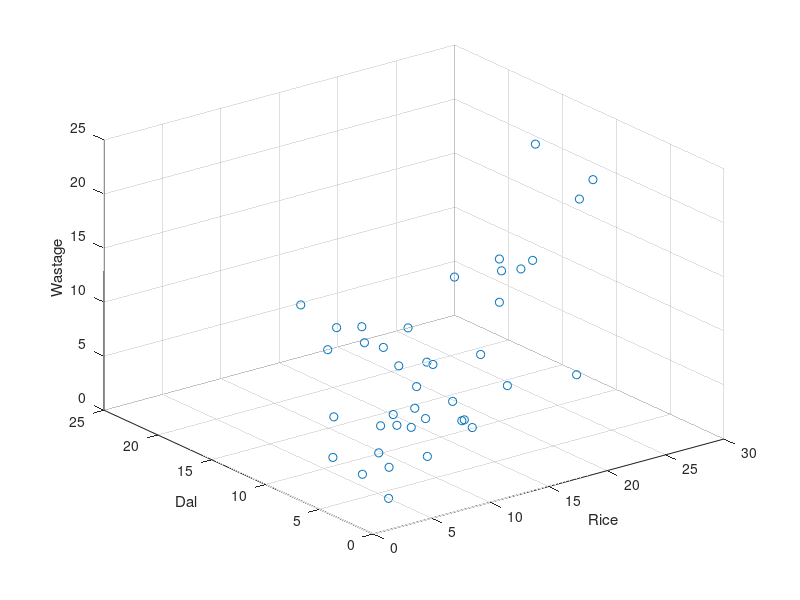

Write MATLAB code to recreate this figure. (Note: this script raises an error after producing the figure.)
% Student Prediction using rice and dal data
% 3 Variables + output, Linear Regression Model

% Access path to functions
addpath('functions')

fprintf('Student Prediction v0.1\n');
fprintf('Using rice and dal data\n\n');

data = load('foodwaste2017/dinner/total_dinner.txt');

% Initialization of Useful Variables
X = data(:,1:3);
y = data(:,4);
m = length(y);
n = size(X, 2);

mu = mean(X);
sigma = std(X);

% Initial Visualization
scatter3(X(:,1), X(:,2), y)
ylabel('Dal');
xlabel('Rice');
zlabel('Wastage');

in = input('Add fake data? 0 for no, 1 for yes: ');

if in == 1
    [X_fake, y_fake] = generate_synthetic_data(mu, sigma, y, n);

    X = [X; X_fake];
    y = [y; y_fake];
endif

fprintf('Program paused. Press enter to continue.\n');
pause;

fprintf('Features normalized.\n\n');
% Normalize Features
X = normalize_features(X, mu, sigma);

X = [ones(size(X, 1), 1), X];

scatter3(X(:,2), X(:,4), y)
xlabel('Rice');
ylabel('Students');
zlabel('Wastage');

fprintf('Program paused. Press enter to continue.\n');
pause;

fprintf('Gradient descent applied.\n\n');
% Gradient Descent
theta = rand(n + 1, 1);
alpha = 0.03;
iterations = 10000;

[theta, J_history]= gradient_descent(X, y, theta, alpha, iterations);

fprintf('With %0.1f iterations and learning rate of %0.2f:\n\n', iterations, alpha);
fprintf('Theta:\n');
fprintf('Intecept = %f\n', theta(1));
fprintf('Rice = %f\n', theta(2));
fprintf('Dal = %f\n', theta(3));
fprintf('Students = %f\n', theta(4));

J = sum(((X * theta) - y) .^ 2) / (2 * m);
fprintf('\nCost: %f\n\n', J);

plot(1:iterations, J_history);
xlabel('Number of Iterations');
ylabel('Cost');

fprintf('Program paused. Press enter to continue.\n');
pause;

fprintf('Predictions against Real Data Visualization:\n\n')
scatter3(X(:,3), X(:,2), y)
xlabel('Dal');
ylabel('Rice');
zlabel('Wastage');

hold on;
scatter3(X(:,3), X(:,2), X * theta, 'r')
hold off;

fprintf('Program paused. Press enter to continue.\n');
pause;

fprintf('Predictions for Specific Values:\n');

random = floor(rand(1) * m);
X_predict = X(random, 2:4)
y_predict = y(random);
prediction = [1, X_predict] * theta;

fprintf('Prediction %f for real value (%f)\n', prediction, y_predict);

fprintf('\nEnd of program.\n');
